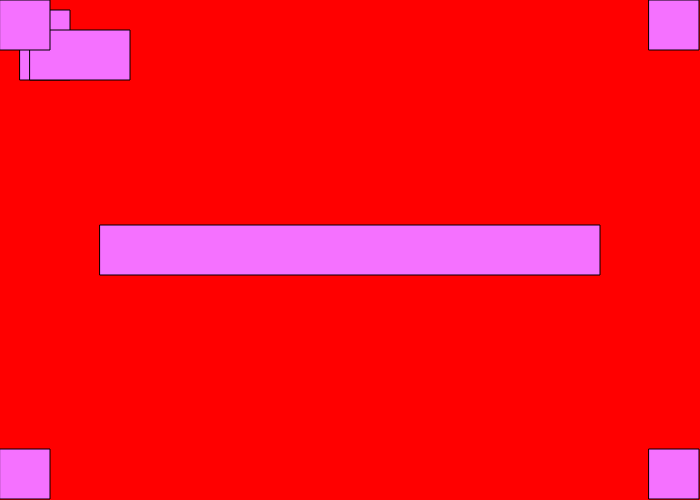
Frame 1 (no input)
Frame 60 (no input): identical to frame 1, image omitted
Frame 120 (the mouse pressed at the canvas centre since frame 60): identical to frame 1, image omitted

The p5.js sketch that drew this single still picture (run headless with seeded random() and noise() and a simulated clock; from frame 60 on, the mouse is pressed at the canvas centre):

// p5.js sketch
// ── sketch.js
function setup()
{
  //create a drawing service 700px wide, 500px tall
  createCanvas(700,500);

}

function draw()
{
  //create a background using RGB values
  background(255,0,0)

  // change the paint brush to a specific color according to RGB values
  fill(245,113,290);

  // create a rectangle at x,y coordinates 10,10 with length x height at 100 x 50
  rect(20,10,50,70);
  rect(30,30,100,50);
  rect(649,0,50,50);
  rect(0,0,50,50);
  rect(100,500/2-50/2,500,50);
  rect(0,449,50,50);
  rect(649,449,50,50);


}
